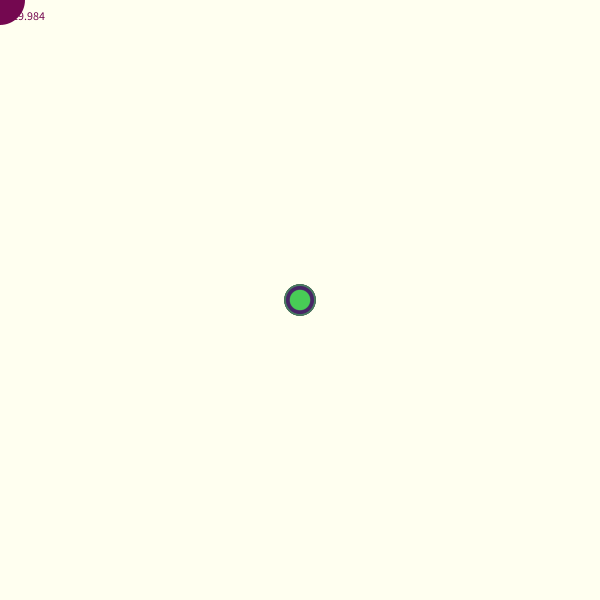
Frame 1 (no input)
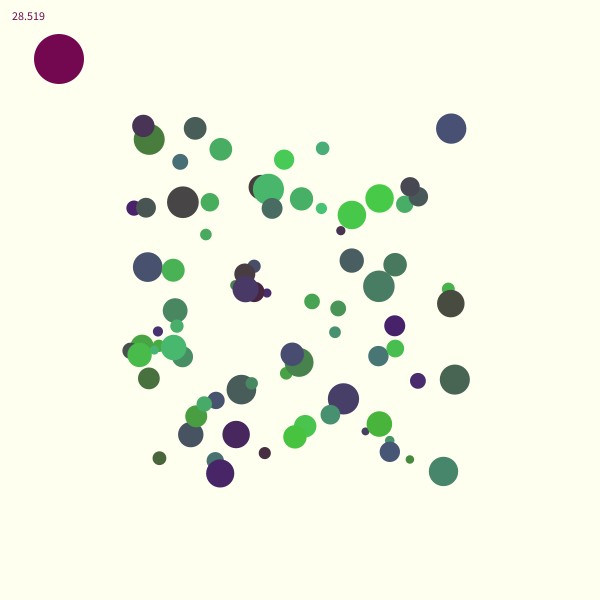
Frame 60 (the mouse pressed at the canvas centre just before this capture)
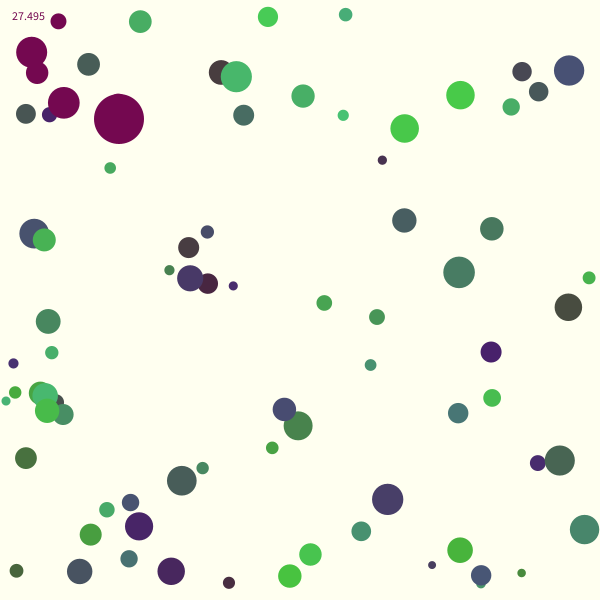
Frame 120 (the mouse held since frame 60 and released just before this capture)

The Processing sketch that drew these frames (run headless with seeded random() and noise(); from frame 60 on, the mouse is pressed at the canvas centre):

// Processing sketch: Project_Ball_games
// ── Project_Ball_games.pde
Ball[] balls;
Ball specialBall;

color infectedColour;
int score,x;
Timer startTimer;



void setup()
{
  size(600, 600);
  startTimer = new Timer(30);
 
  infectedColour = color(116, 8, 80);
  balls = new Ball[80];
  for (int i=0; i<balls.length; i = i+1)
  {
    balls[i] = new Ball();
    balls[i].colour = color(random(72, 32), random(32, 209), random(60, 120));
    balls[i].radius = random(4, 16);
  }
  
  specialBall = new Ball();
  specialBall.radius = 25;
  specialBall.colour = infectedColour;
  specialBall.position.x = 0;
  specialBall.position.y = 0;
  specialBall.velocity.x = 1.0;
  specialBall.velocity.y = 1.0;
  score = 0;
}


void draw()
{
  background(255,255, 240);
  startTimer.countDown();
  for (Ball ball : balls) // a for-each loop
  {
    ball.draw();
    ball.move();

    // See if any ball makes contact with special ball.
    if (dist(specialBall.position.x, specialBall.position.y, 
      ball.position.x, ball.position.y) < specialBall.radius+ball.radius)
    {
      ball.colour = infectedColour;
      score = score + 1;
      println(score);
    }
  }

  specialBall.draw();
  specialBall.move();

  stroke(150);
  text(startTimer.getTime(), 10, 20);
    
}

// ── Ball.pde
class Ball
{
  PVector position;    // Position of the ball.
  PVector velocity;    // Amount it moves on each redraw.
  color colour;        // Colour of ball.
  float radius;             // ball size


  // Initialises the ball's state.
  Ball()
  {
    position = new PVector(width/2, height/2);
    velocity = new PVector(random(-3, 3), random(-3, 3));
    radius = 15;
    colour   = color(214, 93, 69);
  }

  // Draws the ball at its current position.
  void draw()
  {
    noStroke();
    fill(colour);
    circle(position.x, position.y, radius * 2);
  }

  // Moves the ball according to its current velocity.
  void move()
  {
    position.x = position.x + velocity.x;
    position.y = position.y + velocity.y;

    if (position.x-radius < 0 && velocity.x < 0)
    {
      // Escaping to the left, start moving right.
      velocity.x = -1*velocity.x;
    } else if (position.x+radius > width && velocity.x > 0)
    {
      // Escaping to the right, start moving left.
      velocity.x = -1*velocity.x;
    }

    if (position.y-radius < 0 && velocity.y < 0)
    {
      // Escaping upwards, start moving down.
      velocity.y = -1*velocity.y;
    } else if (position.y+radius > height && velocity.y > 0)
    {
      // Escaping downwards, start moving up.
      velocity.y = -1*velocity.y;
    }
  }
}

// ── Timer.pde
class Timer
{
  float Time;
  Timer(float set)
  {
    Time = set;
  }
  float getTime()
  { 
    return(Time);
  }
  void setTime(float set)
  {
    Time=set;
  }
  void countUp()
  {
    Time += 1/frameRate;
  }
  void countDown()
  {
    Time -=1/frameRate;
  }
  
}
